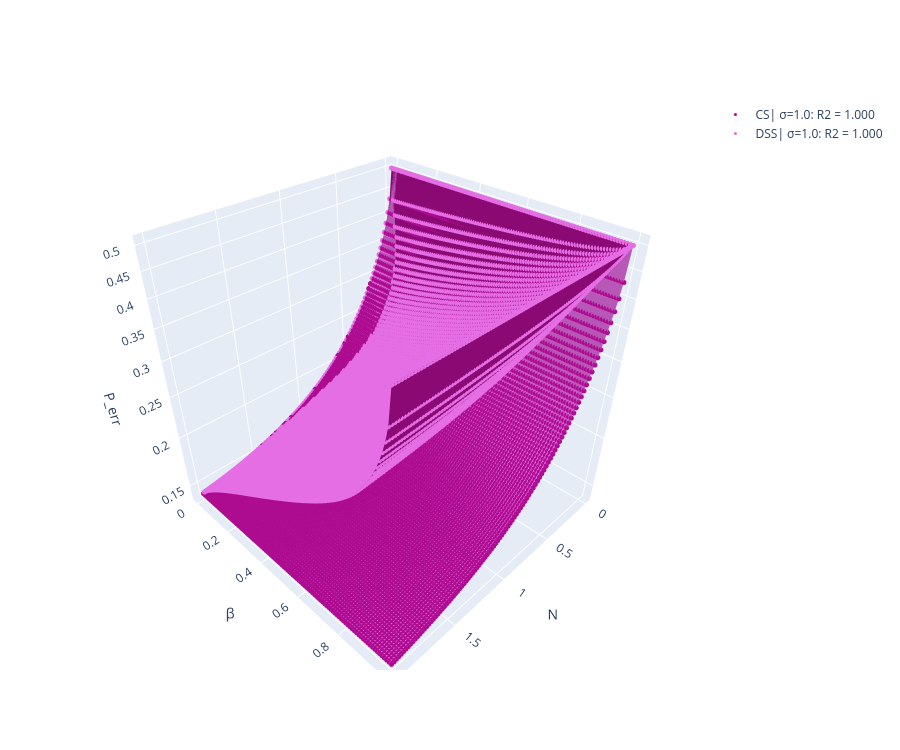

Write notebook code for a chart like this one.
### Code cell
reload_protocols()
sigmas_test = [1.0]
pd.plot_homodyne_perr(sigmas_test, colors_1, colors_2, dss = 'all', cs = 'all')

### Figure 1 — Plotly figure (JSON) as saved in the notebook; plotly's stock layout.template omitted (floating-point values rounded to 4 significant figures; data arrays with more than 128 entries replaced by an {"elided": "..."} marker saying what was removed)
{"data": [{"colorscale": [[0, "#e56ee5"], [1, "#e56ee5"]], "showscale": false, "surfacecolor": {"elided": "101x101 float values"}, "type": "surface", "x": {"elided": "101x101 float values"}, "y": {"elided": "101x101 float values"}, "z": {"elided": "101x101 float values"}}, {"marker": {"color": "#AD0B90", "size": 3}, "mode": "markers", "name": "CS| σ=1.0: R2 = 1.000", "type": "scatter3d", "x": {"elided": "10201 float values"}, "y": {"elided": "10201 float values"}, "z": {"elided": "10201 float values"}}, {"colorscale": [[0, "#AD0B90"], [1, "#AD0B90"]], "showscale": false, "surfacecolor": {"elided": "101x101 float values"}, "type": "surface", "x": {"elided": "101x101 float values"}, "y": {"elided": "101x101 float values"}, "z": {"elided": "101x101 float values"}}, {"marker": {"color": "#e56ee5", "size": 3}, "mode": "markers", "name": "DSS| σ=1.0: R2 = 1.000", "type": "scatter3d", "x": {"elided": "10201 float values"}, "y": {"elided": "10201 float values"}, "z": {"elided": "10201 float values"}}], "layout": {"height": 750, "scene": {"aspectmode": "cube", "xaxis": {"title": {"text": "N"}}, "yaxis": {"title": {"text": "β"}}, "zaxis": {"title": {"text": "P_err"}, "type": "log"}}, "width": 900}}
